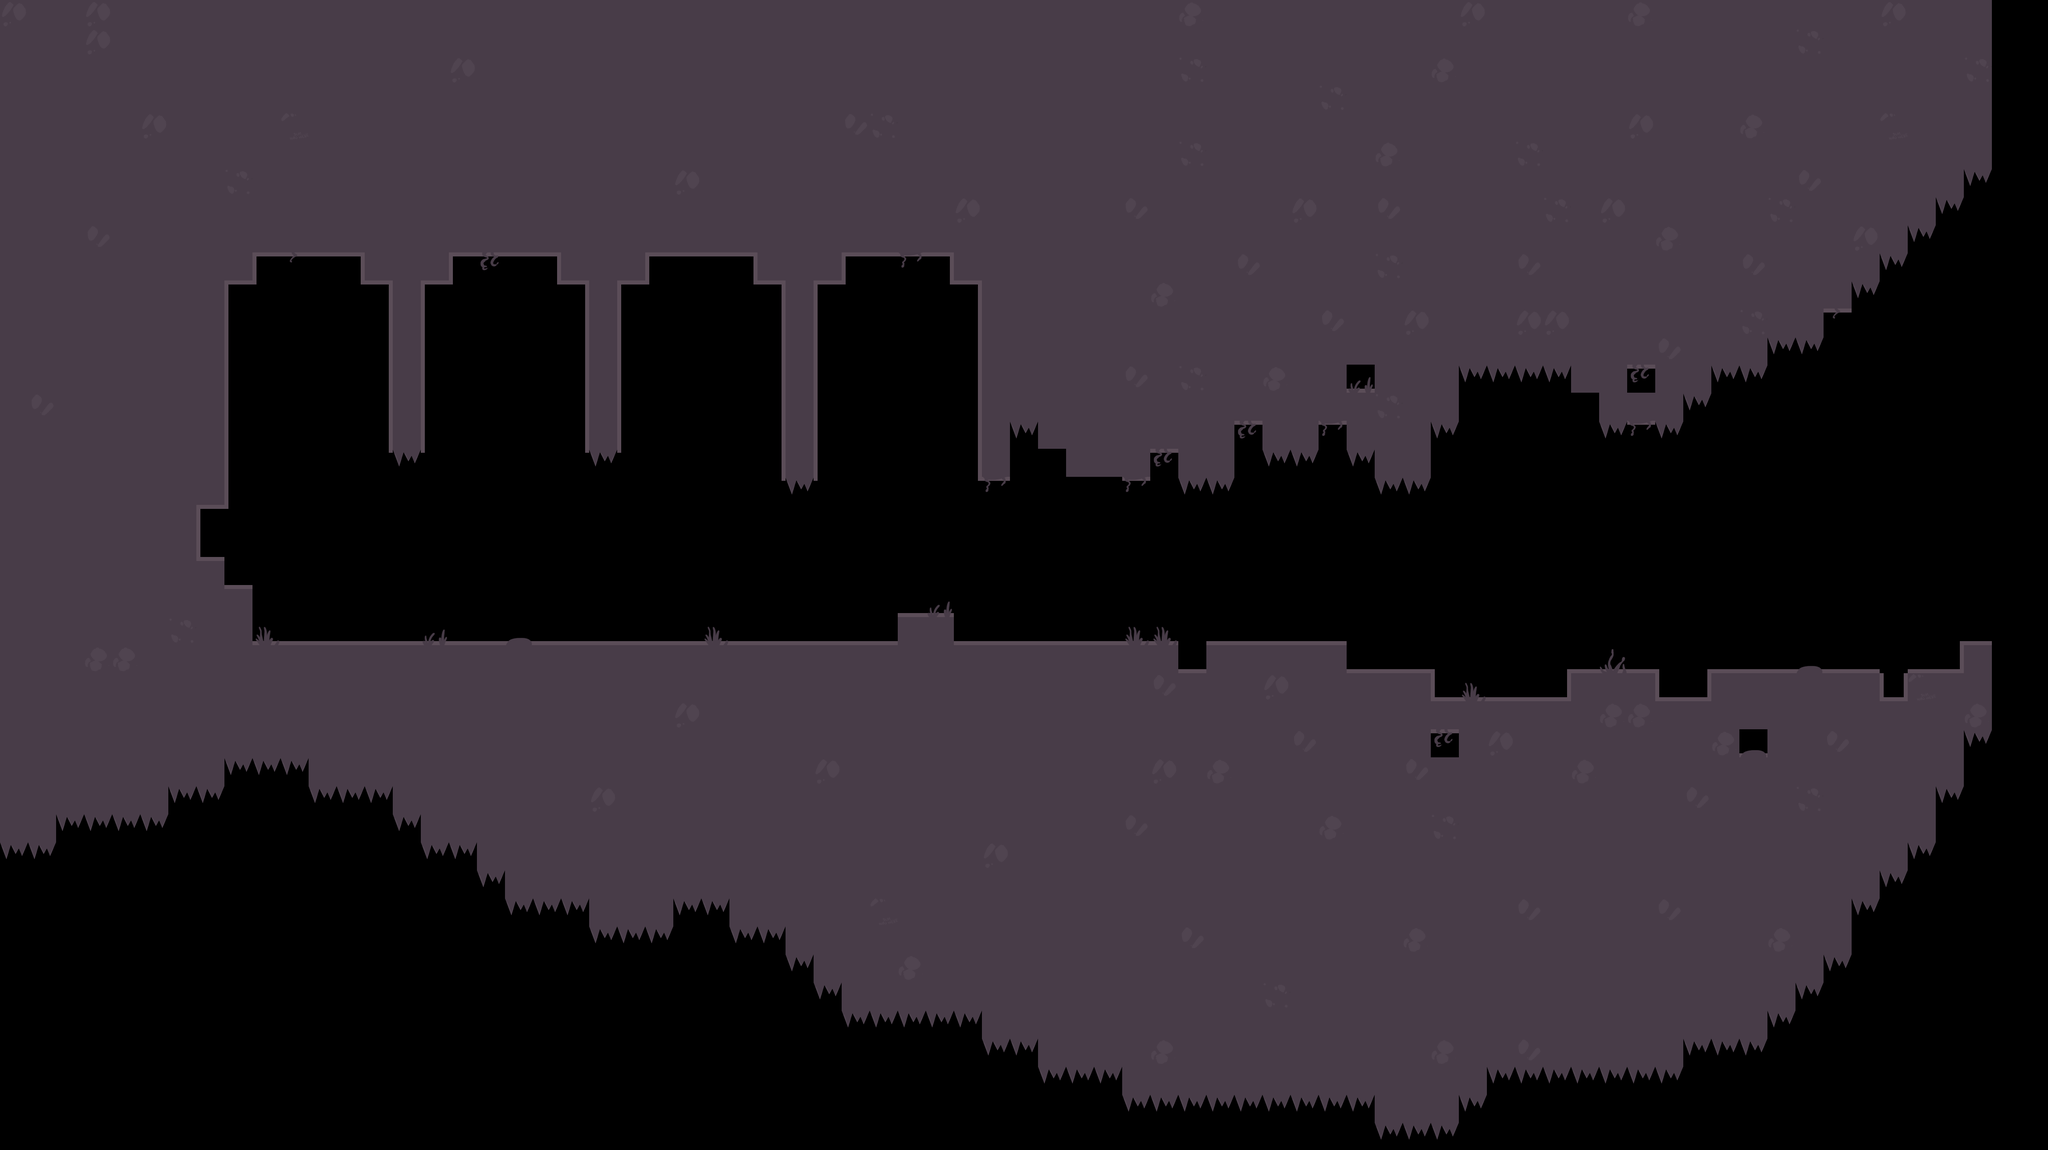

Below is a game level as drawn by its tile map, then a one-line description and the .tmx that defines it (tile-layer data replaced by summaries):
An orthogonal 73x41 tile map with 70x70 px tiles, 1 tile layer (Capa de Patrones 1) and 9 objects.

<map version="1.0" tiledversion="1.1.4" orientation="orthogonal" renderorder="right-down" width="73" height="41" tilewidth="70" tileheight="70" infinite="0" nextobjectid="51">
 <tileset firstgid="1" source="../tiles_fv.tsx" />
 <layer name="Capa de Patrones 1" width="73" height="41">
  <data>[2993 cells, 1976 non-empty, 27 distinct tile ids]</data>
 </layer>
 <objectgroup name="colision">
  <object id="32" x="4970" y="0">
   <polyline points="0,0 0,420 -70,420 -70,490 -140,490 -140,560 -210,560 -210,630 -280,630 -280,700 -350,700 -350,770 -420,770 -420,840 -560,840 -560,910 -700,910 -700,980 -770,980 -770,1050 -980,1050 -980,980 -1050,980 -1050,910 -1330,910 -1330,1050 -1400,1050 -1400,1190 -1540,1190 -1540,1120 -1610,1120 -1610,1050 -1680,1050 -1680,1120 -1820,1120 -1820,1050 -1890,1050 -1890,1190 -2030,1190 -2030,1120 -2100,1120 -2100,1190 -2310,1190 -2310,1120 -2380,1120 -2380,1050 -2450,1050 -2450,1190 -2520,1190 -2520,1120 -2520,1050 -2520,980 -2520,910 -2520,700 -2590,700 -2590,630 -2870,630 -2870,700 -2940,700 -2940,910 -2940,980 -2940,1050 -2940,1120 -2940,1190 -3010,1190 -3010,1050 -3010,980 -3010,910 -3010,840 -3010,700 -3080,700 -3080,630 -3360,630 -3360,700 -3430,700 -3430,770 -3430,910 -3430,980 -3430,1050 -3430,1120 -3500,1120 -3500,980 -3500,910 -3500,840 -3500,770 -3500,700 -3570,700 -3570,630 -3850,630 -3850,700 -3920,700 -3920,910 -3920,980 -3920,1050 -3920,980 -3920,1050 -3920,1120 -3990,1120 -3990,980 -3990,910 -3990,840 -3990,770 -3990,700 -4060,700 -4060,630 -4340,630 -4340,700 -4410,700 -4410,770 -4410,840 -4410,910 -4410,980 -4410,1260 -4480,1260 -4480,1400 -4410,1400 -4410,1470 -4340,1470 -4340,1610 -2730,1610 -2730,1540 -2590,1540 -2590,1610 -2030,1610 -2030,1680 -1960,1680 -1960,1610 -1610,1610 -1610,1680 -1400,1680 -1400,1750 -1050,1750 -1050,1680 -840,1680 -840,1750 -700,1750 -700,1680 -280,1680 -280,1750 -210,1750 -210,1680 -70,1680 -70,1610 0,1610 0,1820 -70,1820 -70,1960 -140,1960 -140,2100 -210,2100 -210,2170 -280,2170 -280,2240 -350,2240 -2240,2240 -3710,2100 -3710,1890 -4760,1890 -4760,140 -140,140 -140,0 0,0" />
  </object>
 </objectgroup>
 <objectgroup name="spawn">
  <object id="17" x="4339.05" y="1610" width="350.952" height="70" />
 </objectgroup>
 <objectgroup name="power">
  <object id="21" x="3080" y="1540" width="280" height="70" />
  <object id="22" x="3570" y="1680" width="350" height="70" />
 </objectgroup>
 <objectgroup color="#0000ff" name="checkpoint">
  <object id="26" x="3920" y="1470" width="70" height="70" />
  <object id="27" x="4620" y="1400" width="70" height="70" />
  <object id="28" x="4900" y="1330" width="70" height="70" />
  <object id="42" x="2940" y="1400" width="70" height="70" />
  <object id="43" x="770" y="1330" width="70" height="70" />
 </objectgroup>
</map>
